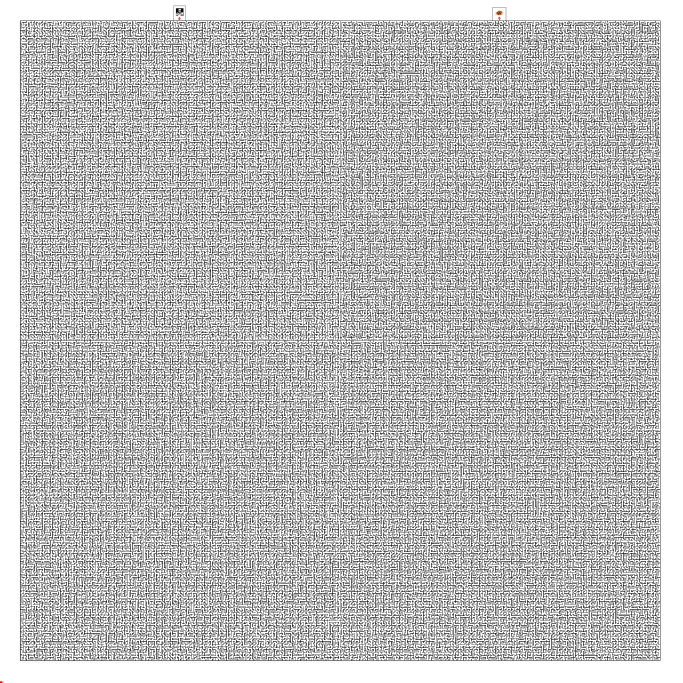
#> input picture Maze.png, 2048 x 2048 px (shown at 1/3 size)
$ python MazeApple.py
#> lines starting #> are read from the running program, lines starting #| are printed output that depends on the picture
from PIL import Image, ImageFilter
import numpy as np
import networkx as nx
import os, time, time

#Finding start and end
def slow_find_startend(image_array, col1, col2):
   #Binary exists so use that instead, if binary is wrong I don't check it, probs should've huh
   if image_array[0][-1][0] == 255 and image_array[0][-1][2] == 0: return quick_find_startend(image_array)

   find = 2
   for i in range(len(image_array)):
      for j in range(len(image_array[i])):
         if np.array_equal(image_array[i][j], col1):
            start = (i, j)
            find -= 1

            image_array = convert_binary(image_array, 0, start)

            if find == 0:
               save(image_array, "Maze.png")
               return start, end, image_array

         elif np.array_equal(image_array[i][j], col2):
            end = (i, j)
            find -= 1

            image_array = convert_binary(image_array, 1, end)

            if find == 0:
               save(image_array, "Maze.png")
               return start, end, image_array
#Creates colour binary to read the start and end pixels quicker next time
# [10 lines left out: function convert_binary, not called in this run]
#Reads the colour binary for the start and end pixels, returns the base2 int
def read_binary(y: int, image_array) -> int:
   binary = ""
   index = 0
   while image_array[index][y][0] == 255 and image_array[index][y][2] == 0:
      if image_array[index][y][3] == 254: binary += "1"
      else: binary += "0"
      index += 1
   return int(binary, 2)
#Binary for start and end exist so read and use them
def quick_find_startend(image_array):

   start = (read_binary(-1, image_array), read_binary(-2, image_array))
   end = (read_binary(-3, image_array), read_binary(-4, image_array))

   return start, end, image_array

#Save the image
#Try except isn't really needed anymore but I baby and didn't want it to die, this code may not be parallel but I ran multiple windows of vscode to pretend it was (0 clue if that works)
#Better safe than sorry
def save(image_array, name: str):
   try: Image.fromarray(np.swapaxes(image_array, 0, 1)).save(name)
   except: print(f"{name} not saved")

#Colours
WHITE = np.array([255, 255, 255, 255])
BLACK = np.array([0, 0, 0, 255])
GREEN = np.array([0, 255, 0, 255])
BLUE = np.array([0, 0, 255, 255])
MAGENTA = np.array([255, 0, 255, 255])
AQUA = np.array([0, 255, 255, 255])
RED = np.array([255, 0, 0, 255])


def main():
   #Get the maze image as an array
   image = Image.open("Maze.png")
#> image is the input picture: PIL image 2048x2048 RGBA; mean R, G, B, A 188.8, 188.8, 188.8, 253.9
   image_array = np.swapaxes(np.array(image), 0, 1).copy()
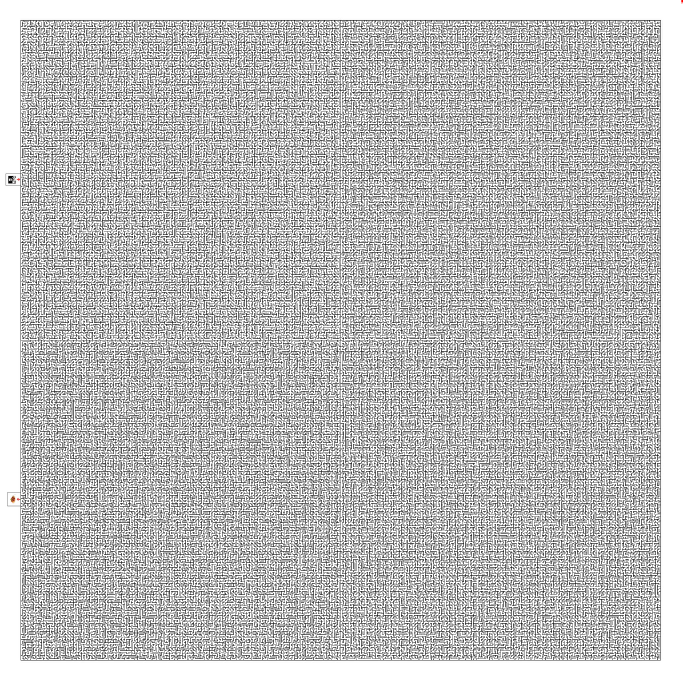
#> image_array: shape (2048, 2048, 4) (shown at 1/3 size); mean R, G, B, A 188.8, 188.8, 188.8, 253.9; transparent parts drawn white

   #Find the route

   start, end, image_array = slow_find_startend(image_array, BLUE, GREEN)
#> the loop in read_binary, `while image_array[index][y][0] == 255 and image_array[index][y][2] == 0:` made 10 passes
#> binary on passes 1 to 10: '1', '10', '100', '1000', '10000', '100001', '1000011', '10000110', '100001101', '1000011010'
#> after the loop in read_binary, `while image_array[index][y][0] == 255 and image_array[index][y][2] == 0:`: index = 10
#> the loop in read_binary (call 2), `while image_array[index][y][0] == 255 and image_array[index][y][2] == 0:` made 6 passes
#> binary on passes 1 to 6: '1', '11', '111', '1111', '11111', '111110'
#> in quick_find_startend, `start = (read_binary(-1, image_array), read_binary(-2, image_array))`: start = (538, 62)
#> in quick_find_startend, `end = (read_binary(-3, image_array), read_binary(-4, image_array))`: end = (1498, 62)
#> start = (538, 62); end = (1498, 62)
   print(start, end)
#| (538, 62) (1498, 62)
   #Search the maze and save the images
   search_around(image_array, start, end)


#Gets the bad apple images
def get_apple_images() -> list[Image.Image]:
   # [12 lines left out: function get_edges, not called in this run]

   name, number, ext = "Frames/frame", 0, ".png"
   images = []
   while os.path.exists(f"{name}{number}{ext}"):
      images.append(get_edges(Image.open(f"{name}{number}{ext}")))
      number += 1
   return images


#Checks a square/pixel if they are the right colour, only used once cause it's muuuch slower than checking a Graph node, so only for when making the graph and needs to read the image
def check_square(image_array, pos: tuple[int, int], col):
   return np.array_equal(image_array[pos[0]][pos[1]], col) and np.array_equal(image_array[pos[0] + 1][pos[1]], col) and np.array_equal(image_array[pos[0]][pos[1] + 1], col) and np.array_equal(image_array[pos[0] + 1][pos[1] + 1], col)

#Sets a square/pixel to a color
def set_square(image_array, pos: tuple[int, int], col):
   image_array[pos[0]][pos[1]] = image_array[pos[0] + 1][pos[1]] = image_array[pos[0]][pos[1] + 1] = image_array[pos[0] + 1][pos[1] + 1] = col
   return image_array

#Adds a node with a edge going in allowed directions
def add_node(image_array, G: nx.Graph, pos: tuple[int, int], col):
   if G.has_node((pos[0] // 2, pos[1] // 2)): return image_array, G
   image_array = set_square(image_array, pos, col)

   G.add_node((pos[0] // 2, pos[1] // 2))

   positions = [(pos[0] + 2, pos[1]), (pos[0] - 2, pos[1]), (pos[0], pos[1] + 2), (pos[0], pos[1] - 2)]
   for position in positions:
      if G.has_node((position[0] // 2, position[1] // 2)):
         G.add_edge((pos[0] // 2, pos[1] // 2), (position[0] // 2, position[1] // 2))

   return image_array, G

def getGraph(image_array, start: tuple[int, int]):
   #Create the graph
#> called with start = (538, 62)
   G = nx.Graph()
   #Graph for found nodes so it doesn't keep checking checked nodes, much faster than using a python list cause haha python slow, np would probs also work but hey this is ez
   Gfound = nx.Graph()

   #Positions around start to be checked
   positions = [(start[0] + 2, start[1]), (start[0] - 2, start[1]), (start[0], start[1] + 2), (start[0], start[1] - 2)]
#> positions = [(540, 62), (536, 62), (538, 64), (538, 60)]

   #Goes through all positions in the maze adding when it finds more
   while len(positions) > 0:
      position = positions.pop(0)

      #If position is part of the maze add it and search around it
      if not Gfound.has_node(position):
         if check_square(image_array, position, WHITE):
            image_array, G = add_node(image_array, G, position, MAGENTA)
            Gfound.add_node(position)

            positions.append((position[0] + 2, position[1]))
            positions.append((position[0] - 2, position[1]))
            positions.append((position[0], position[1] + 2))
            positions.append((position[0], position[1] - 2))
         #If not set it to a wall colour and remove the node
         else:
            image_array = set_square(image_array, position, AQUA)
            Gfound.add_node(position)
#> this loop made 1734088 passes
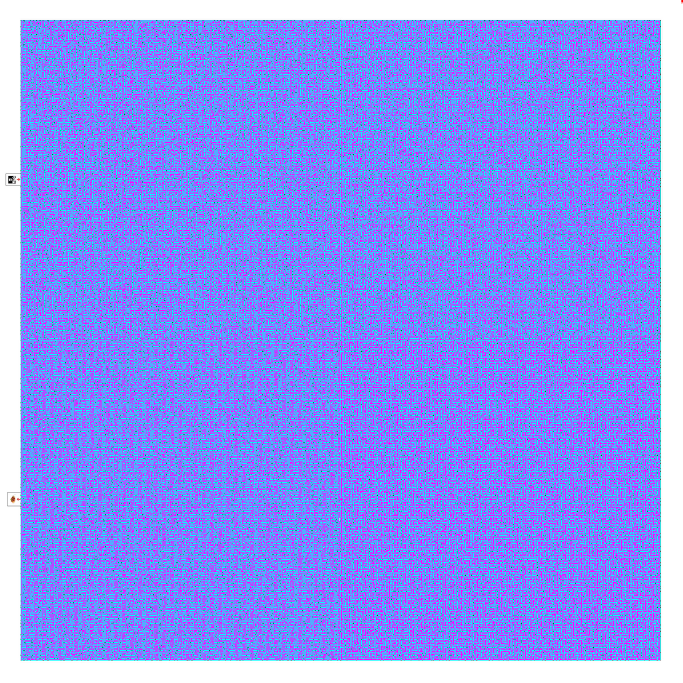
#> image_array: shape (2048, 2048, 4) (shown at 1/3 size); mean R, G, B, A 136.3, 144.6, 250, 253.9; transparent parts drawn white
#> after the loop, positions = []
   return G, image_array

# [10 lines left out: function pixels, not called in this run]

#Searches around the start pixel then creates the images
def search_around(image_array, start: tuple[int, int], end: tuple[int, int]) -> None:

   image_array_route_temp = image_array.copy()

   #Working out the maze, overhead so doesn't need to be so fast
   G, image_array = getGraph(image_array, start)


   #Temp image array to be reused later (with route colours)
   image_array_temp = image_array.copy()

   #Add the start and end nodes
   image_array, G = add_node(image_array, G, start, BLUE)
   image_array, G = add_node(image_array, G, end, BLUE)
   save(image_array, "Searched.png")
#> in save, `try: Image.fromarray(np.swapaxes(image_array, 0, 1)).save(name)`:
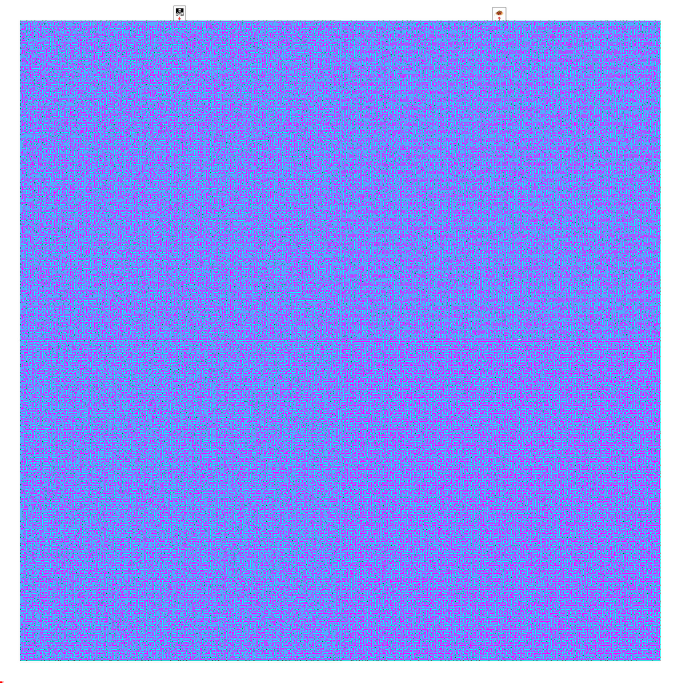
#> saved as Searched.png: PIL image 2048x2048 RGBA (shown at 1/3 size); mean R, G, B, A 136.3, 144.6, 250, 253.9; transparent parts drawn white

   print("Clustering grid")
   nx.algorithms.cluster.average_clustering(G)

   startTime = time.perf_counter()
   print("Creating images")
   apple_images = get_apple_images()
   for goes in range(len(apple_images)):
      make_image(goes, apple_images, image_array_temp, image_array_route_temp, start, end, G)

   print(time.perf_counter() - startTime)

# [87 lines left out: functions make_image, closest_node, not called in this run]

padx = 30
pady = 60

if __name__ == "__main__":
   main()
